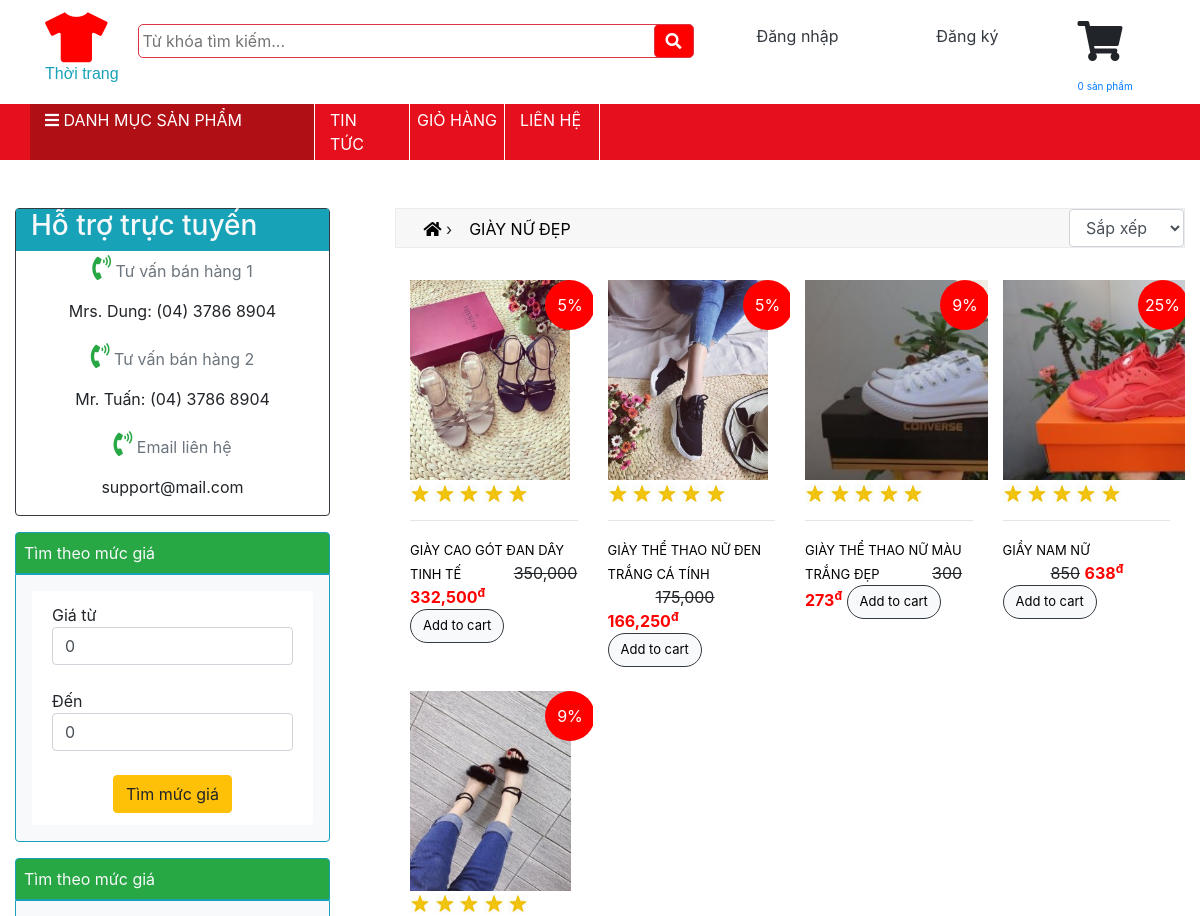
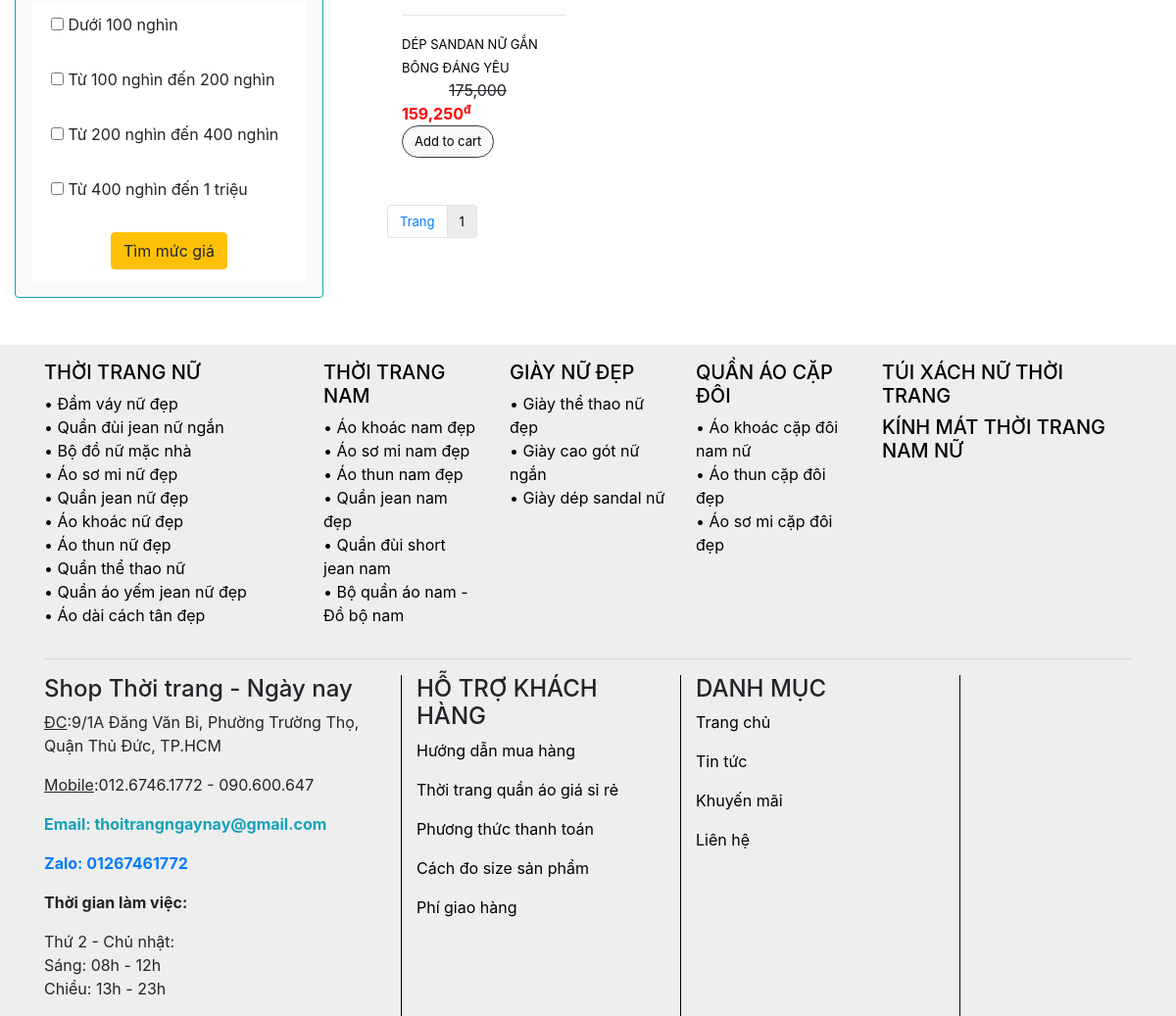
/products/category/11/Giày nữ đẹp, run on the app's committed database (2 pictures, top to bottom).
### tables this page shows
CREATE TABLE `categories` (
  `id` int(11) NOT NULL,
  `parent_id` int(11) NOT NULL,
  `name` varchar(500) NOT NULL,
  `displayhomepage` int(11) NOT NULL
);

CREATE TABLE `products` (
  `id` int(11) NOT NULL,
  `name` varchar(500) NOT NULL,
  `description` varchar(4000) NOT NULL,
  `content` text NOT NULL,
  `hot` int(11) NOT NULL DEFAULT 0,
  `photo` varchar(500) NOT NULL,
  `price` float NOT NULL,
  `discount` int(11) NOT NULL,
  `category_id` int(11) NOT NULL
);

### controllers/ProductsController.php (called while the page is built, shortened)
<?php
	include "models/ProductsModel.php";
	class ProductsController extends Controller{
		public function category(){
			$id = isset($_GET["id"]) && $_GET["id"] > 0 ? $_GET["id"] : 0;
			$recordPerPage = 20;
			$numPage = ceil($this->modelTotalRecord()/$recordPerPage);
			$data = $this->modelRead($recordPerPage);
			$this->loadView("CategoryProductsView.php",["data"=>$data,"numPage"=>$numPage, "id"=>$id]);
		}
	}
 ?>

### models/ProductsModel.php (called while the page is built, shortened)
<?php
	trait ProductsModel{
		public function modelRead($recordPerPage){
			$category_id = isset($_GET["id"]) ? $_GET["id"] : 0;
			$page = isset($_GET["p"])&& $_GET["p"] > 0 ? $_GET["p"]-1 : 0;
			$from = $page * $recordPerPage;
			$sqlOrder = "";
			$order = isset($_GET["order"]) ? $_GET["order"] : "";
			switch ($order) {
				default:
					$sqlOrder = "order by id desc";
					break;
			}
			$conn = Connection::getInstance();
			$query = $conn->query("select * from products where category_id=$category_id $sqlOrder limit $from, $recordPerPage");
			return $query->fetchAll();
		}
		public function modelTotalRecord(){
			$category_id = isset($_GET["id"]) ? $_GET["id"] : 0;
			$conn = Connection::getInstance();
			$query = $conn->query("select * from products where category_id=$category_id");
			return $query->rowCount();
		}
		public function modelGetCategory($category_id){
			$conn = Connection::getInstance();
			$query = $conn->query("select * from categories where id=$category_id");
			return $query->fetch();
		}
	}
 ?>

### views/HeaderView.php (the view, shortened to what this page needs)
<div class="container mt-2">
    <div class="row px-0 d-flex justify-content-around m-0" style="width: 100%">
        <div class="col-sm-2 col-md-2 col-lg-1 p-0 mt-lg-1">
            <a href="home" style="display: block;"><i class="fas fa-tshirt" id="logo"></i>
                <p id="logo1" class="text-info">Thời trang</p>
            </a>
        </div>
        <div class="col-sm-4 col-md-4 col-lg-6 p-0 mt-md-3 mt-lg-3">
            <div>
                <form>
                    <input class="p-1 border border-danger input-control" type="text" name="search" id="key" placeholder="Từ khóa tìm kiếm..." autocomplete="off">
                </form>
            </div>
            <button type="submit" id="btnSearch" class="border border-danger py-1">
                <i class="fas fa-search"></i>
            </button>
        </div>
        <?php if(isset($_SESSION['customer_email'])): ?>
        <div class="col-sm-4 col-md-4 col-lg-4 mt-md-3 mt-lg-2" style="height: 50px">
            <div>
                <div class="user mt-2" style="height: 50px;">
                    <button class="btn_account">
                        <img src="assets/admin/images/xie.jpg" alt="" width="100" height="30"> &nbsp;
                        <?php echo $_SESSION['customer_email']; ?>
                        <i class="fas fa-angle-down page_down2" style="font-size: 10px;"></i>
                        <i class="fas fa-angle-up page_up2" style="font-size: 10px;"></i>
                        <div class="sub_menu" id="submenu_account">
                            <ul>
                                <li>
                                    <a href="#">Profile
                                        <i class="fas fa-user"></i>
                                    </a>
                                </li>
                                <li>
                                    <a href="#">Reset password
                                        <i class="fas fa-key"></i>
                                    </a>
                                </li>
                                <li>
                                    <a href="#">Setting
                                        <i class="fas fa-cog"></i>
                                    </a>
                                </li>
                                <li>
                                    <a href="index.php?controller=account&action=logout">Logout
                                        <i class="fas fa-sign-out-alt"></i>
                                    </a>
                                </li>
                            </ul>
                        </div>
                    </button>
                </div>
                <div class="notification mt-2">
                    <button class="btn_notify">
                        <i class="fas fa-bell"></i> &nbsp;
                        <i class="fas fa-angle-down page_down" style="font-size: 10px;"></i>
                        <i class="fas fa-angle-up page_up" style="font-size: 10px;"></i>
                        <div class="menu_notify" id="menu_notify">
                            <ul>
                                <li>
                                    <a href="#">New Messages
                                        <i class="fas fa-sms"></i>
                                    </a>
                                </li>
                                <li>
                                    <a href="#">New Followers
                                        <i class="fab fa-twitter"></i>
                                    </a>
                                </li>
                                <li>
                                    <a href="#">Messages Sent
                                        <i class="fas fa-envelope"></i>
                                    </a>
                                </li>
                            </ul>
                        </div>
                    </button>
                </div>
            </div>
        </div>
        <?php else: ?>
            <div class="col-sm-4 col-md-4 col-lg-4 mt-md-3 mt-lg-3 d-flex justify-content-around">
                <a href="index.php?controller=account&action=login" class="text-dark" style="display: block; height: 35px; text-decoration: none">
                    Đăng nhập
                </a>
                <a href="index.php?controller=account&action=register" class="text-dark" style="display: block; height: 35px; text-decoration: none">
                    Đăng ký
                </a>
            </div>
        <?php endif; ?>
        <?php
            $ProductNumberInCart = 0;
        ?>
        <div class="col-sm-2 col-md-2 col-lg-1 mt-md-3 mt-lg-1">
            <div class="wrapper-mini-cart pb-2">
                <span id="cart">
                    <i class="fa fa-shopping-cart"></i>
                </span>
                <br>
                <a href="cart" style="font-size: 10px;">
                    <span class="mini-cart-count"> <?php echo $ProductNumberInCart; ?> </span> sản phẩm
                </a>
            </div>
        </div>
    </div>
</div>
<div class="container-fluid" id="menu">
    <div class="container">
        <div class="row" id="banner">
            <div class="col-3 py-1 active">
                <div id="cha" class="text-uppercase fw-bolder">
                    <span class="title">
                        <i class="fas fa-bars"></i>
                        Danh mục sản phẩm
                    </span>
                </div>
            </div>
            <div class="col-1 py-1">
                <a href="news"><span class="title text-uppercase fw-bolder">Tin tức</span></a>
            </div>
            <div class="col-1 py-1 px-1 text-center">
                <a href="cart"><span class="title text-uppercase fw-bolder">Giỏ hàng</span></a>
            </div>
            <div class="col-1 py-1">
                <a href="contact"><span class="title text-uppercase fw-bolder">Liên hệ</span></a>
            </div>
        </div>
    </div>
</div>

### views/CategoryProductsView.php (shortened to what this page needs)
<div class="col-8 p-0">
    <div class="row" style="border: 1px solid #ebebeb; background-color: #F7F7F7;">
        <div class="col-5 mt-2">
            <a href="index.php" style="color: black;">&ensp;
                <i class="fas fa-home"></i>
            </a> &rsaquo; &ensp;
            <a href="#" class="text-uppercase" style="color: black;">
                <?php
                    $category = $this->modelGetCategory($id);
                    echo isset($category->name) ? $category->name : "";
                ?>
            </a>
        </div>
        <div class="col-7 text-right p-0">
            <div class="col-lg-3 p-0" style="float: right;">
                <select class="form-control" onchange="location.href = 'index.php?controller=products&action=category&id=<?php echo $id; ?>&order='+this.value;">
                    <option value="0">Sắp xếp</option>
                </select>
            </div>
        </div>
    </div>
    <div class="row mt-2">
        <div class="col-12">
            <div class="row link-sp d-flex justify-content-between">
                <?php foreach($data as $rows): ?>
                <div class="col-3 mt-4" style="overflow: hidden;">
                    <div class="discount"><?php echo $rows->discount ?>%</div>
                    <a href="#">
                        <img class="sp" src="assets/upload/products/<?php echo $rows->photo; ?>" title="<?php echo $rows->name; ?>" alt="<?php echo $rows->name; ?>" height="200">
                    </a>
                    <p class="price-box">
                        <a href="index.php?controller=products&action=rating&id=<?php echo $rows->id; ?>&star=1">
                            <img src="assets/frontend/images/star.jpg">
                        </a>
                        <a href="index.php?controller=products&action=rating&id=<?php echo $rows->id; ?>&star=2">
                            <img src="assets/frontend/images/star.jpg">
                        </a>
                        <a href="index.php?controller=products&action=rating&id=<?php echo $rows->id; ?>&star=3">
                            <img src="assets/frontend/images/star.jpg">
                        </a>
                        <a href="index.php?controller=products&action=rating&id=<?php echo $rows->id; ?>&star=4">
                            <img src="assets/frontend/images/star.jpg">
                        </a>
                        <a href="index.php?controller=products&action=rating&id=<?php echo $rows->id; ?>&star=5">
                            <img src="assets/frontend/images/star.jpg">
                        </a>
                    </p>
                    <hr>
                    <a href="index.php?controller=products&action=detail&id=<?php echo $rows->id; ?>" class="text-uppercase"><?php echo $rows->name; ?></a>
                    <span class="old_price ml-5"><?php echo number_format($rows->price); ?></span>
                    <span class="new_price font-weight-bold"> <?php echo number_format($rows->price - ($rows->price * $rows->discount)/100); ?><sup>đ</sup></span>
                    <a href="index.php?controller=cart&action=create&id=<?php echo $rows->id; ?>" class="btn btn-light rounded-pill border border-dark btn_addToCart">Add to cart</a>
                </div>
                <?php endforeach; ?>
            </div>
            <div class="row mt-5">
                <ul class="pagination">
                    <li class="page-item"><span class="page-link">Trang</span></li>
                    <?php for($i = 1; $i <= $numPage; $i++): ?>
                    <li class="page-item"><a href="index.php?controller=users&p=<?php echo $i; ?>" class="page-link"><?php echo $i; ?></a></li>
                    <?php endfor; ?>
                </ul>
            </div>
        </div>
    </div>
</div>

### assets/frontend/css/style_danhmuc.css (style rules this page uses)
* { margin: 0px; padding: 0px; box-sizing: border-box; }
.title { color: white; }
#logo { font-size: 50px; color: red; }
#logo1 { font-family: 'Trebuchet MS', 'Lucida Sans Unicode', 'Lucida Grande', 'Lucida Sans', Arial, sans-serif; }
#key { border-radius: 5px; width: 100%; position: relative; }
#btnSearch { width: 40px; color: white; background-color: red; border-radius: 5px; position: absolute; top: 0px; left: 516px; }
#cart { font-size: 40px; }
#menu { background-color: #E60F1E; }
.active { background-color: #AF0F15; }
#banner > div { border-right: 1px solid white; }
#cha { position: relative; }
#menu > .container { position: relative; }
.link-sp > div > a { color: black; text-decoration: none; font-size: 13px; }
.old_price { text-decoration: line-through; }
.new_price { color: red; }
img.sp { transition: transform 4s; }
.discount { position: absolute; width: 50px; left: 150px; line-height: 50px; text-align: center; background: red; color: white; border-radius: 50px; z-index: 1; }

### views/CategoryProductsView.php (style rules this page uses)
.pagination { font-size: 13px; }
.pagination li a { color: black; display: block; background-color: #ebebeb; }

### data on the page
categories: name "GIÀY NỮ ĐẸP"
products: discount "5", photo (picture), name "GIÀY CAO GÓT ĐAN DÂY TINH TẾ", price "350,000", $rows->price - ($rows->price * $rows->discount)/100 "332,500"
products: discount "5", photo (picture), name "GIÀY THỂ THAO NỮ ĐEN TRẮNG CÁ TÍNH", price "175,000", $rows->price - ($rows->price * $rows->discount)/100 "166,250"
products: discount "9", photo (picture), name "GIÀY THỂ THAO NỮ MÀU TRẮNG ĐẸP", price "300", $rows->price - ($rows->price * $rows->discount)/100 "273"
products: discount "25", photo (picture), name "GIẦY NAM NỮ", price "850", $rows->price - ($rows->price * $rows->discount)/100 "638"
products: discount "9", photo (picture), name "DÉP SANDAN NỮ GẮN BÔNG ĐÁNG YÊU", price "175,000", $rows->price - ($rows->price * $rows->discount)/100 "159,250"

### other printed values
$ProductNumberInCart "0"
